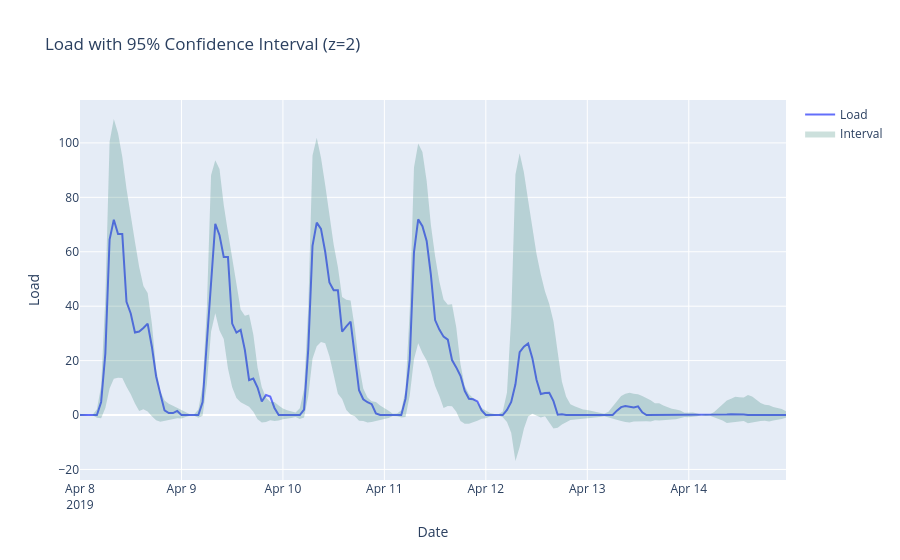

The notebook cell saved with this chart:
### Markdown cell above
# Z-score

Lo z-score è una sorta di "distanza normalizzata dalla media"

Non è clustering tradizionale, ma funziona bene per il rilevamento di outlier

Quando i dati sono stagionali, lo z-score va ripetuto più volte in ogni ciclo (quindi lo facciamo per ogni ora):


$Z_{h} = \frac{X_{h}-\mu_{h}}{\sigma_{h}}$


- $X_{h}$ sono tutti i dati nell'ora $h$
- $\mu_{h}$ è la media di $X_{h}$
- $\sigma_{h}$ è la deviazione standard di $X_{h}$
- $Z_{h}$ è lo z-score per l'ora $h$

Con $Z_{h}=2$ possiamo calcolare l'intervallo di confidenza al 95%:

### Code cell
plot_interval(data.Load,begin='2019-4-8')

### Figure 1 — Plotly figure (JSON) as saved in the notebook; plotly's stock layout.template omitted (floating-point values rounded to 4 significant figures; data arrays with more than 128 entries replaced by an {"elided": "..."} marker saying what was removed)
{"data": [{"mode": "lines", "name": "Load", "type": "scatter", "x": {"elided": "168 str values"}, "y": {"elided": "168 float values"}}, {"fill": "toself", "fillcolor": "rgba(0,100,80,0.2)", "hoverinfo": "skip", "line": {"color": "rgba(255,255,255,0)"}, "name": "Interval", "showlegend": true, "type": "scatter", "x": {"elided": "336 str values"}, "y": {"elided": "336 float values"}}], "layout": {"showlegend": true, "title": {"text": "Load with 95% Confidence Interval (z=2)"}, "xaxis": {"title": {"text": "Date"}}, "yaxis": {"title": {"text": "Load"}}}}
